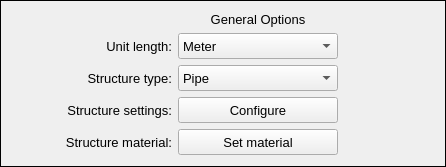
        <widget class="QFrame" name="frame_2">
         <property name="frameShape">
          <enum>QFrame::Shape::Box</enum>
         </property>
         <property name="frameShadow">
          <enum>QFrame::Shadow::Plain</enum>
         </property>
         <layout class="QGridLayout" name="gridLayout_8">
          <property name="leftMargin">
           <number>2</number>
          </property>
          <property name="topMargin">
           <number>2</number>
          </property>
          <property name="rightMargin">
           <number>2</number>
          </property>
          <property name="bottomMargin">
           <number>2</number>
          </property>
          <item row="0" column="0">
           <widget class="QFrame" name="frame_general_options">
            <property name="frameShape">
             <enum>QFrame::Shape::NoFrame</enum>
            </property>
            <property name="frameShadow">
             <enum>QFrame::Shadow::Raised</enum>
            </property>
            <layout class="QGridLayout" name="gridLayout_2">
             <item row="1" column="1">
              <widget class="QLabel" name="unit_label">
               <property name="minimumSize">
                <size>
                 <width>120</width>
                 <height>26</height>
                </size>
               </property>
               <property name="maximumSize">
                <size>
                 <width>120</width>
                 <height>26</height>
                </size>
               </property>
               <property name="font">
                <font>
                 <pointsize>10</pointsize>
                </font>
               </property>
               <property name="text">
                <string>Unit length:</string>
               </property>
               <property name="alignment">
                <set>Qt::AlignmentFlag::AlignRight|Qt::AlignmentFlag::AlignTrailing|Qt::AlignmentFlag::AlignVCenter</set>
               </property>
              </widget>
             </item>
             <item row="6" column="2">
              <widget class="QPushButton" name="set_material_button">
               <property name="minimumSize">
                <size>
                 <width>160</width>
                 <height>26</height>
                </size>
               </property>
               <property name="maximumSize">
                <size>
                 <width>160</width>
                 <height>26</height>
                </size>
               </property>
               <property name="font">
                <font>
                 <pointsize>10</pointsize>
                </font>
               </property>
               <property name="text">
                <string>Set material</string>
               </property>
              </widget>
             </item>
             <item row="5" column="1">
              <widget class="QLabel" name="structure_type_label_2">
               <property name="minimumSize">
                <size>
                 <width>120</width>
                 <height>26</height>
                </size>
               </property>
               <property name="maximumSize">
                <size>
                 <width>120</width>
                 <height>26</height>
                </size>
               </property>
               <property name="font">
                <font>
                 <pointsize>10</pointsize>
                </font>
               </property>
               <property name="text">
                <string>Structure settings:</string>
               </property>
               <property name="alignment">
                <set>Qt::AlignmentFlag::AlignRight|Qt::AlignmentFlag::AlignTrailing|Qt::AlignmentFlag::AlignVCenter</set>
               </property>
              </widget>
             </item>
             <item row="5" column="2">
              <widget class="QPushButton" name="configure_button">
               <property name="minimumSize">
                <size>
                 <width>160</width>
                 <height>26</height>
                </size>
               </property>
               <property name="maximumSize">
                <size>
                 <width>160</width>
                 <height>26</height>
                </size>
               </property>
               <property name="font">
                <font>
                 <pointsize>10</pointsize>
                </font>
               </property>
               <property name="text">
                <string>Configure</string>
               </property>
              </widget>
             </item>
             <item row="1" column="3">
              <widget class="QLabel" name="bending_radius_unity_label_2">
               <property name="minimumSize">
                <size>
                 <width>50</width>
                 <height>0</height>
                </size>
               </property>
               <property name="maximumSize">
                <size>
                 <width>50</width>
                 <height>16777215</height>
                </size>
               </property>
               <property name="font">
                <font>
                 <pointsize>10</pointsize>
                </font>
               </property>
               <property name="text">
                <string/>
               </property>
              </widget>
             </item>
             <item row="4" column="1">
              <widget class="QLabel" name="structure_type_label">
               <property name="minimumSize">
                <size>
                 <width>120</width>
                 <height>26</height>
                </size>
               </property>
               <property name="maximumSize">
                <size>
                 <width>120</width>
                 <height>26</height>
                </size>
               </property>
               <property name="font">
                <font>
                 <pointsize>10</pointsize>
                </font>
               </property>
               <property name="text">
                <string>Structure type:</string>
               </property>
               <property name="alignment">
                <set>Qt::AlignmentFlag::AlignRight|Qt::AlignmentFlag::AlignTrailing|Qt::AlignmentFlag::AlignVCenter</set>
               </property>
              </widget>
             </item>
             <item row="6" column="1">
              <widget class="QLabel" name="structure_type_label_3">
               <property name="minimumSize">
                <size>
                 <width>120</width>
                 <height>26</height>
                </size>
               </property>
               <property name="maximumSize">
                <size>
                 <width>120</width>
                 <height>26</height>
                </size>
               </property>
               <property name="font">
                <font>
                 <pointsize>10</pointsize>
                </font>
               </property>
               <property name="text">
                <string>Structure material:</string>
               </property>
               <property name="alignment">
                <set>Qt::AlignmentFlag::AlignRight|Qt::AlignmentFlag::AlignTrailing|Qt::AlignmentFlag::AlignVCenter</set>
               </property>
              </widget>
             </item>
             <item row="1" column="2">
              <widget class="QComboBox" name="unit_combobox">
               <property name="sizePolicy">
                <sizepolicy hsizetype="Expanding" vsizetype="Fixed">
                 <horstretch>0</horstretch>
                 <verstretch>0</verstretch>
                </sizepolicy>
               </property>
               <property name="minimumSize">
                <size>
                 <width>160</width>
                 <height>26</height>
                </size>
               </property>
               <property name="maximumSize">
                <size>
                 <width>160</width>
                 <height>26</height>
                </size>
               </property>
               <property name="font">
                <font>
                 <pointsize>10</pointsize>
                </font>
               </property>
               <item>
                <property name="text">
                 <string>Meter</string>
                </property>
               </item>
               <item>
                <property name="text">
                 <string>Millimeter</string>
                </property>
               </item>
               <item>
                <property name="text">
                 <string>Inch</string>
                </property>
               </item>
              </widget>
             </item>
             <item row="0" column="2">
              <widget class="QLabel" name="general_options_label">
               <property name="font">
                <font>
                 <pointsize>10</pointsize>
                 <bold>false</bold>
                </font>
               </property>
               <property name="text">
                <string>General Options</string>
               </property>
               <property name="alignment">
                <set>Qt::AlignmentFlag::AlignCenter</set>
               </property>
              </widget>
             </item>
             <item row="4" column="2">
              <widget class="QComboBox" name="structure_combobox">
               <property name="sizePolicy">
                <sizepolicy hsizetype="Expanding" vsizetype="Fixed">
                 <horstretch>0</horstretch>
                 <verstretch>0</verstretch>
                </sizepolicy>
               </property>
               <property name="minimumSize">
                <size>
                 <width>160</width>
                 <height>26</height>
                </size>
               </property>
               <property name="maximumSize">
                <size>
                 <width>160</width>
                 <height>26</height>
                </size>
               </property>
               <property name="font">
                <font>
                 <pointsize>10</pointsize>
                </font>
               </property>
               <item>
                <property name="text">
                 <string>Pipe</string>
                </property>
               </item>
               <item>
                <property name="text">
                 <string>Flange</string>
                </property>
               </item>
               <item>
                <property name="text">
                 <string>Reducer</string>
                </property>
               </item>
               <item>
                <property name="text">
                 <string>Circular Beam</string>
                </property>
               </item>
               <item>
                <property name="text">
                 <string>Rectangular Beam</string>
                </property>
               </item>
               <item>
                <property name="text">
                 <string>I-Beam</string>
                </property>
               </item>
               <item>
                <property name="text">
                 <string>T-Beam</string>
                </property>
               </item>
               <item>
                <property name="text">
                 <string>C-Beam</string>
                </property>
               </item>
               <item>
                <property name="text">
                 <string>Expansion Joint</string>
                </property>
               </item>
               <item>
                <property name="text">
                 <string>Valve</string>
                </property>
               </item>
               <item>
                <property name="text">
                 <string>Point</string>
                </property>
               </item>
               <item>
                <property name="text">
                 <string>Coupling Element</string>
                </property>
               </item>
              </widget>
             </item>
             <item row="1" column="4">
              <spacer name="horizontalSpacer_4">
               <property name="orientation">
                <enum>Qt::Orientation::Horizontal</enum>
               </property>
               <property name="sizeHint" stdset="0">
                <size>
                 <width>40</width>
                 <height>20</height>
                </size>
               </property>
              </spacer>
             </item>
             <item row="1" column="0">
              <spacer name="horizontalSpacer_3">
               <property name="orientation">
                <enum>Qt::Orientation::Horizontal</enum>
               </property>
               <property name="sizeHint" stdset="0">
                <size>
                 <width>40</width>
                 <height>20</height>
                </size>
               </property>
              </spacer>
             </item>
            </layout>
           </widget>
          </item>
         </layout>
        </widget>
